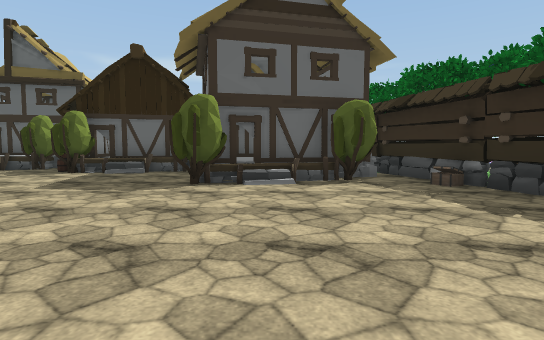
view 1 (above)

24 first-person views from a walk through a scene from a Unity 3-D project. The camera is 1.5 m above the floor, tilts 4° down and sees 80° across. Doors are open. The floor is counted in squares, 2 m on a side. Each view is taken from the middle of a square. On the plan, view 1 faces up. The plan holds only what a view shows up to about 11 squares ahead; the rest is blank. The place goes on beyond the plan. The player character is not drawn. Some animated figures are left out. Some surface patterns are stand-ins.

view 2
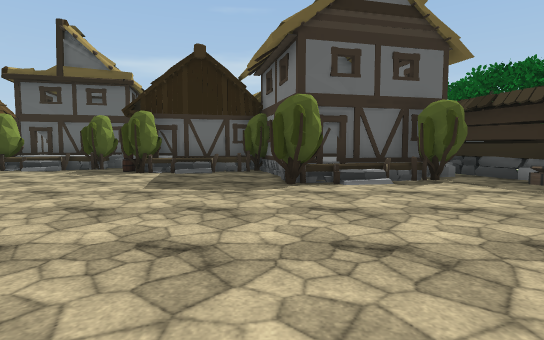

view 3
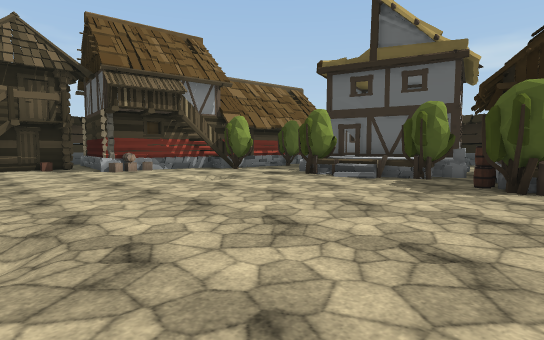

view 4
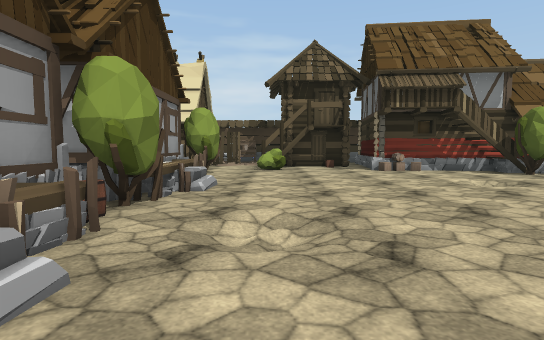

view 5
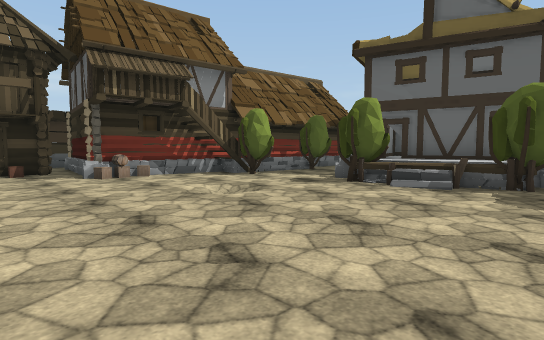

view 6
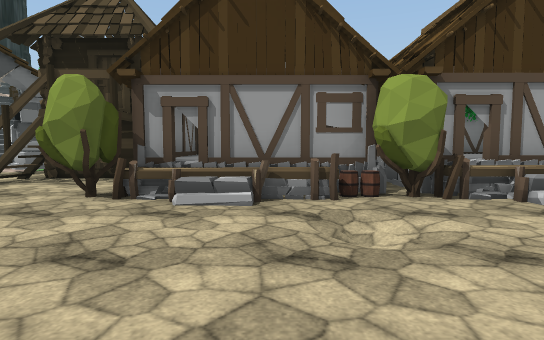

view 7
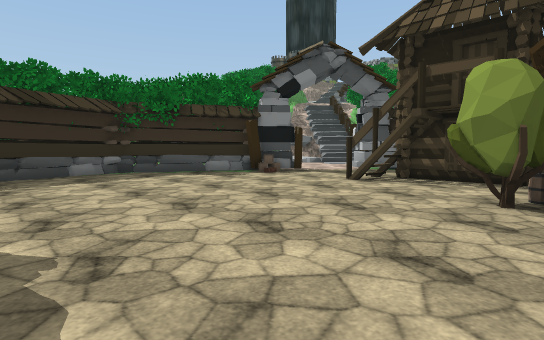

view 8
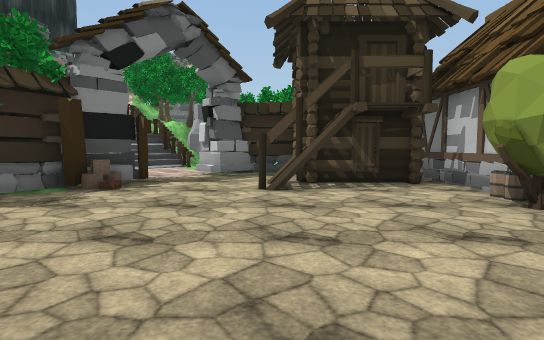

view 9
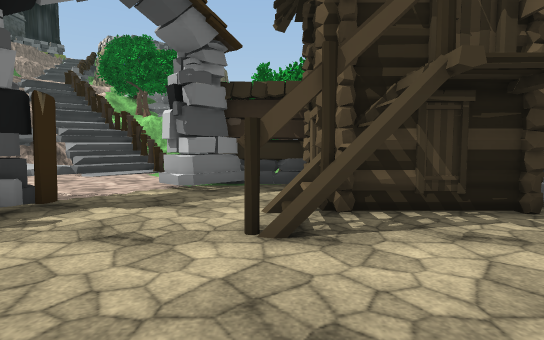

view 10
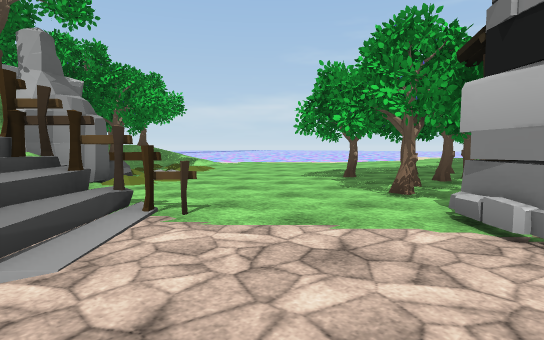

view 11
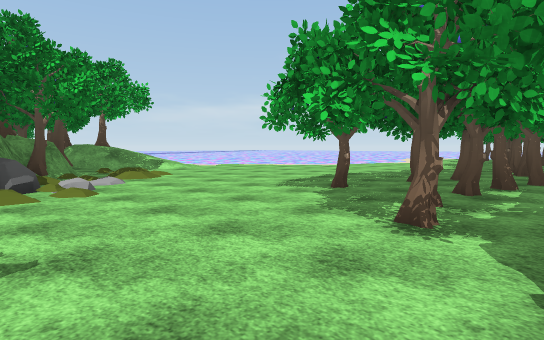

view 12
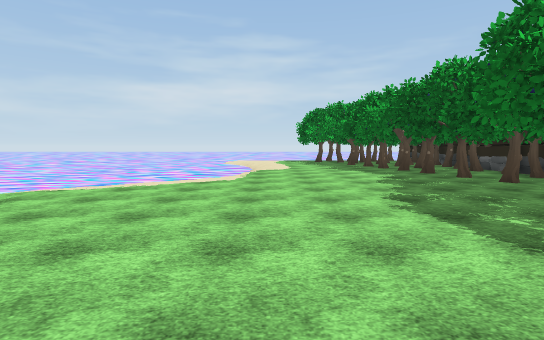

view 13
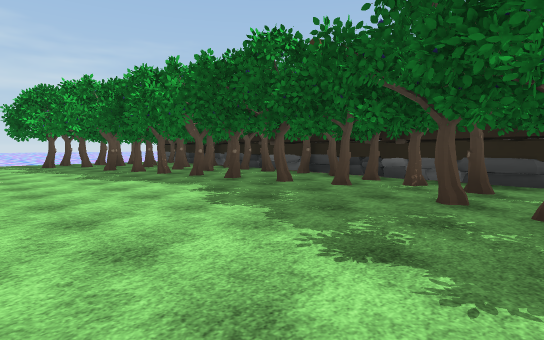

view 14
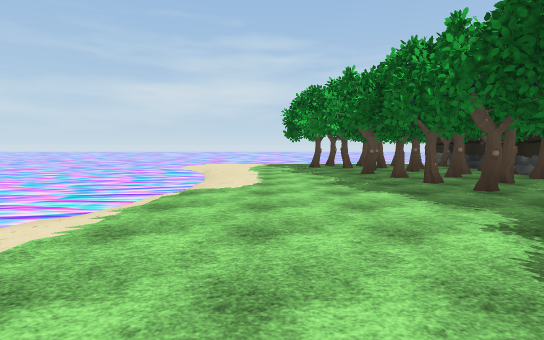

view 15
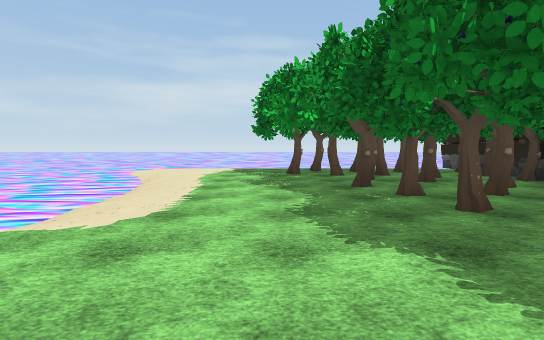

view 16
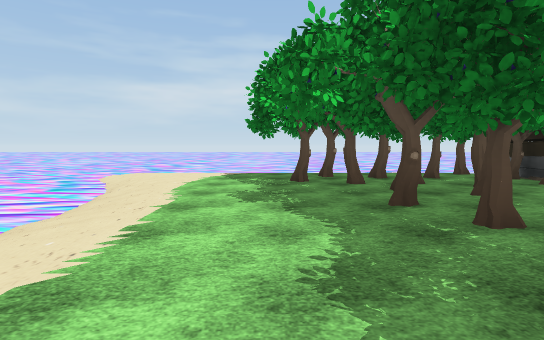

view 17
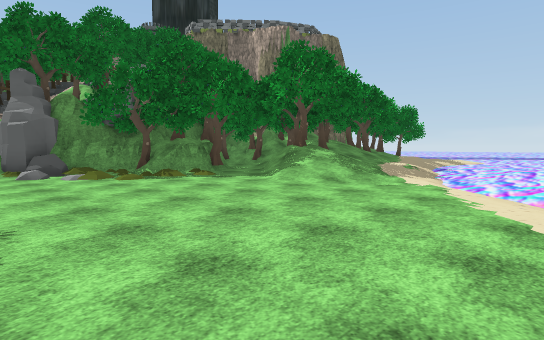

view 18
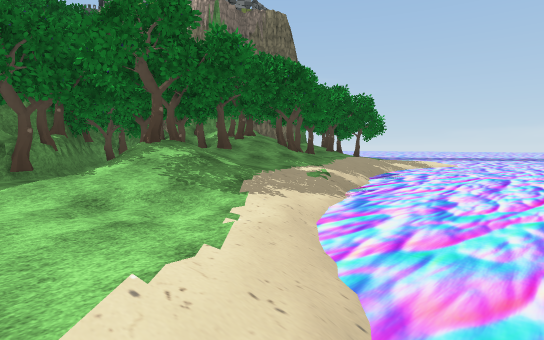

view 19
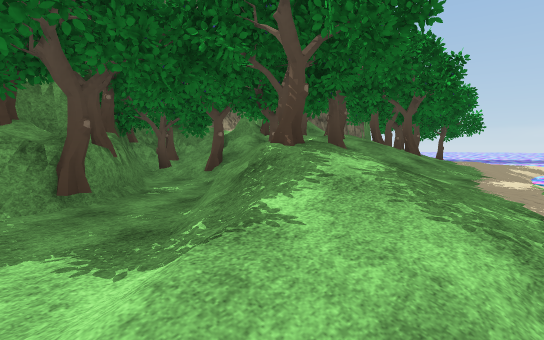

view 20
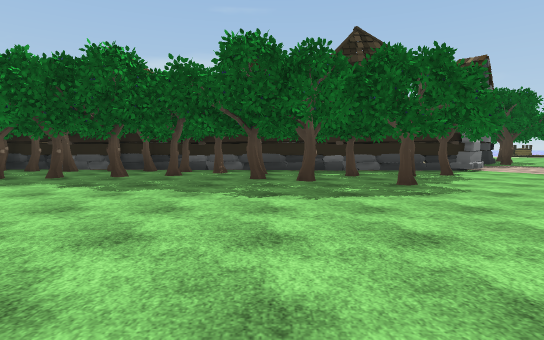

view 21
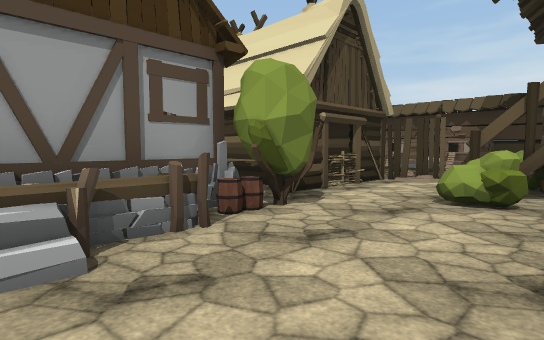

view 22
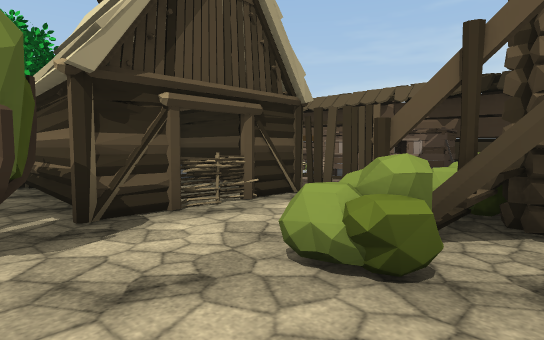

view 23
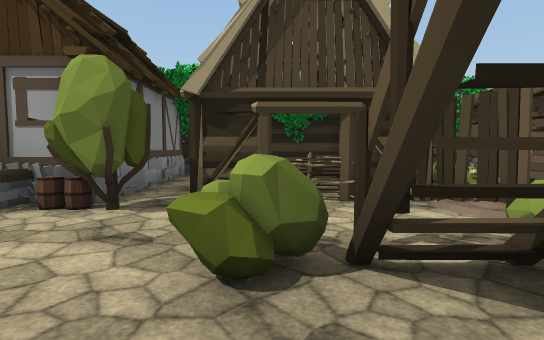

view 24
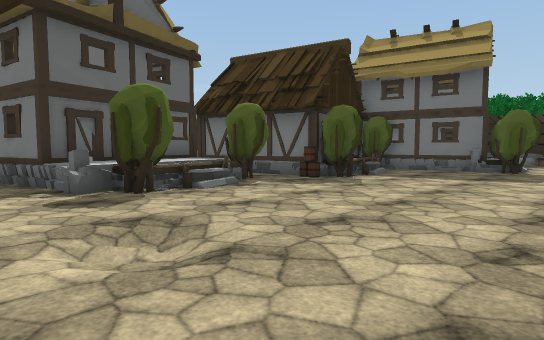

### Floor plan
Key: @ floor where view 1 was taken; # wall or solid block; x gap in a wall; . main floor; - floor 0.25 m lower than the main floor; : floor 0.75 m higher than the main floor; / step, stairs or slope; = window, fence, low wall or low ledge; ~ liquid the walk can cross; ≈ liquid the walk keeps out of; ^ raised ledge; O other object.
Columns run from 22 left of view 1 to 5 right of it. Each row starts with its distance up from view 1.
 17             O
 16           O OO
 15           OOOOO
 14           OOO O#
 13         OOOOOOO#
 12       OO..OOOOOOO
 11       OOO..OOOO.OO###
 10      OOOOO.OO...OOOOO:   #
  9      OO.........O...#:   # O
  8      OOO../.........###O###O
  7   OOOOOO../.........OO=.O.#O
  6     #...............O....O#
  5     #O....................#
  4     ##....................##
  3  # OO#O......./............#
  2  #O#.......O....O.........##
  1  #OO#...OOOOOOOOOOO.......#
  0  #OO#OOO#OOOO#OOOOO...@...#O
 -1  #OOO. O#  OO    O..##..O#O
 -2  #OOO. O#   O    O###...##
 -3  #OOOOOO#O       O# #....
 -4  #O#OOOO#############.##...
 -5 OOO.O.OOOOOOOOO########....
 -6   OOO.OOO....O..OOO.OO......
 -7  .OO.O.x.OOOOO..O.OOOO..///#
 -8  .OOO.OOO........O.O....##//
 -9  .OO...............O.....##
-10  ......................//=
-11  ....................../O#
-12  ....................//^O#
-13  ..//-≈≈~///........///###
-14  //≈≈≈≈≈≈≈≈~/.......//OO#
-15 ≈~≈≈≈≈≈≈≈≈≈≈ /...././/###
-16 ≈≈≈≈≈≈≈≈≈≈≈≈≈ /..///..OO
-17 ≈≈≈≈≈≈≈≈≈ ≈≈≈≈~//////..O#
-18 ≈≈≈≈≈≈≈≈  ≈≈≈≈≈~////O=..##
-19  ≈  ≈≈≈   ≈≈≈≈≈≈/////O//##
-20     ≈     ≈≈≈≈≈≈~////OOO##
-21           ≈  ≈≈≈≈////O O^#
-22               ≈≈≈////OO  #

Positions as (right, up) in squares from view 1, and headings:
1: (0, 0), facing up
2: (-2, 0), facing up
3: (-5, 3), facing up-left
4: (-5, 3), facing left
5: (-7, 4), facing up-left
6: (-7, 6), facing down
7: (-5, 6), facing down-right
8: (-1, 5), facing down
9: (-1, 2), facing down
10: (4, -4), facing down-left
11: (2, -5), facing down-left
12: (-1, -12), facing left
13: (-5, -12), facing up-left
14: (-7, -11), facing left
15: (-10, -10), facing left
16: (-12, -10), facing left
17: (-9, -10), facing down-right
18: (-9, -15), facing down-right
19: (-5, -15), facing down-right
20: (-6, -15), facing up
21: (-11, 4), facing down-left
22: (-14, 4), facing down-left
23: (-16, 5), facing down
24: (-13, 5), facing up-right
